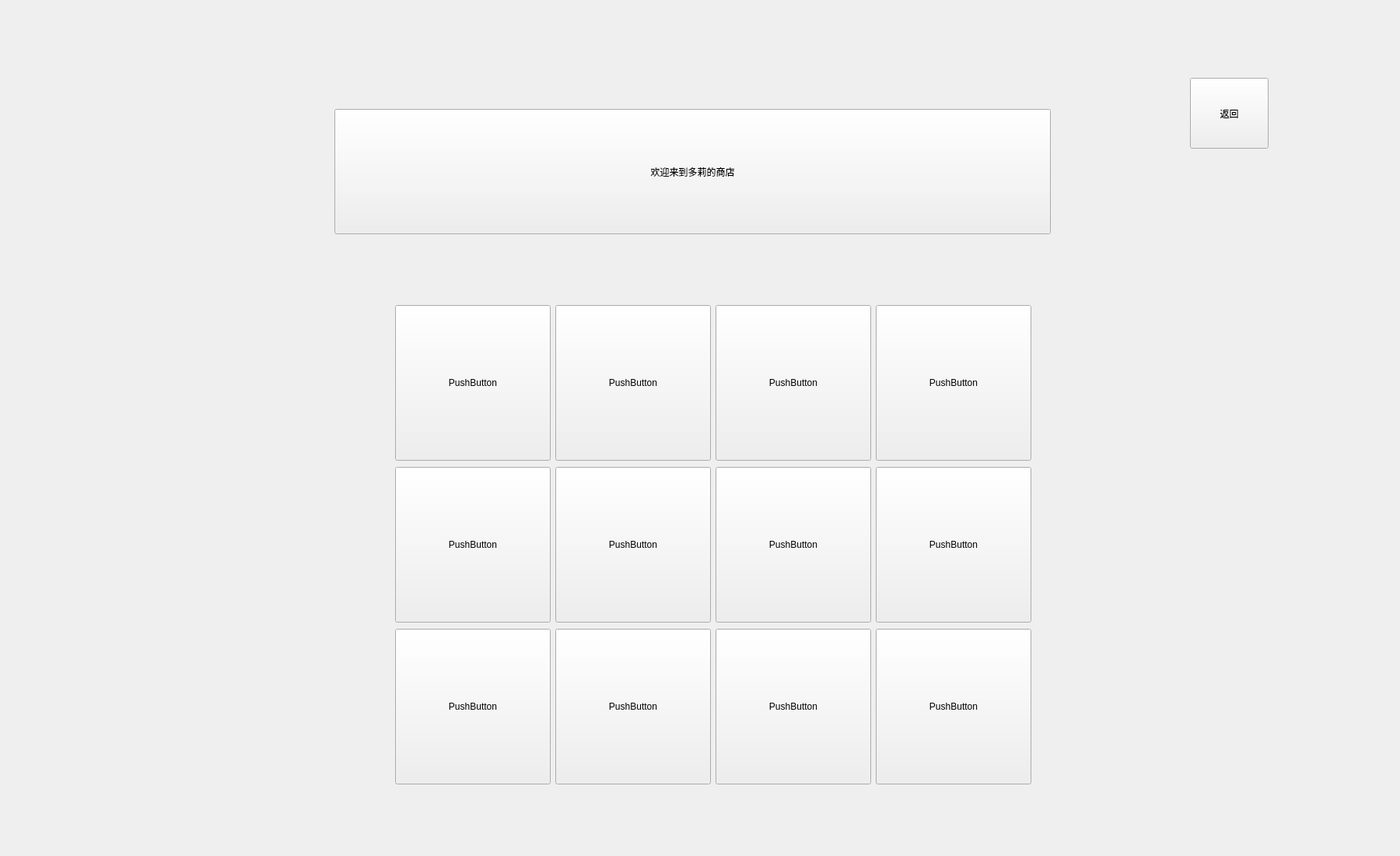
<?xml version="1.0" encoding="UTF-8"?>
<ui version="4.0">
 <class>Equipment</class>
 <widget class="QWidget" name="Equipment">
  <property name="geometry">
   <rect>
    <x>0</x>
    <y>0</y>
    <width>1800</width>
    <height>1100</height>
   </rect>
  </property>
  <property name="minimumSize">
   <size>
    <width>1800</width>
    <height>1100</height>
   </size>
  </property>
  <property name="maximumSize">
   <size>
    <width>1800</width>
    <height>1100</height>
   </size>
  </property>
  <property name="windowTitle">
   <string>Form</string>
  </property>
  <widget class="QPushButton" name="pushButton_19">
   <property name="geometry">
    <rect>
     <x>430</x>
     <y>140</y>
     <width>921</width>
     <height>161</height>
    </rect>
   </property>
   <property name="styleSheet">
    <string notr="true">font: 24pt &quot;华文行楷&quot;;</string>
   </property>
   <property name="text">
    <string>欢迎来到多莉的商店</string>
   </property>
  </widget>
  <widget class="QPushButton" name="returnButton">
   <property name="geometry">
    <rect>
     <x>1530</x>
     <y>100</y>
     <width>101</width>
     <height>91</height>
    </rect>
   </property>
   <property name="styleSheet">
    <string notr="true">font: 18pt &quot;楷体&quot;;
</string>
   </property>
   <property name="text">
    <string>返回</string>
   </property>
  </widget>
  <widget class="QWidget" name="layoutWidget">
   <property name="geometry">
    <rect>
     <x>300</x>
     <y>390</y>
     <width>1234</width>
     <height>620</height>
    </rect>
   </property>
   <layout class="QGridLayout" name="gridLayout">
    <item row="0" column="0">
     <layout class="QHBoxLayout" name="horizontalLayout">
      <item>
       <widget class="QPushButton" name="pushButton">
        <property name="minimumSize">
         <size>
          <width>200</width>
          <height>200</height>
         </size>
        </property>
        <property name="maximumSize">
         <size>
          <width>200</width>
          <height>200</height>
         </size>
        </property>
        <property name="text">
         <string>PushButton</string>
        </property>
       </widget>
      </item>
      <item>
       <widget class="QPushButton" name="pushButton_3">
        <property name="minimumSize">
         <size>
          <width>200</width>
          <height>200</height>
         </size>
        </property>
        <property name="maximumSize">
         <size>
          <width>200</width>
          <height>200</height>
         </size>
        </property>
        <property name="text">
         <string>PushButton</string>
        </property>
       </widget>
      </item>
      <item>
       <widget class="QPushButton" name="pushButton_4">
        <property name="minimumSize">
         <size>
          <width>200</width>
          <height>200</height>
         </size>
        </property>
        <property name="maximumSize">
         <size>
          <width>200</width>
          <height>200</height>
         </size>
        </property>
        <property name="text">
         <string>PushButton</string>
        </property>
       </widget>
      </item>
      <item>
       <widget class="QPushButton" name="pushButton_5">
        <property name="minimumSize">
         <size>
          <width>200</width>
          <height>200</height>
         </size>
        </property>
        <property name="maximumSize">
         <size>
          <width>200</width>
          <height>200</height>
         </size>
        </property>
        <property name="text">
         <string>PushButton</string>
        </property>
       </widget>
      </item>
     </layout>
    </item>
    <item row="1" column="0">
     <layout class="QHBoxLayout" name="horizontalLayout_2">
      <item>
       <widget class="QPushButton" name="pushButton_6">
        <property name="minimumSize">
         <size>
          <width>200</width>
          <height>200</height>
         </size>
        </property>
        <property name="maximumSize">
         <size>
          <width>200</width>
          <height>200</height>
         </size>
        </property>
        <property name="text">
         <string>PushButton</string>
        </property>
       </widget>
      </item>
      <item>
       <widget class="QPushButton" name="pushButton_9">
        <property name="minimumSize">
         <size>
          <width>200</width>
          <height>200</height>
         </size>
        </property>
        <property name="maximumSize">
         <size>
          <width>200</width>
          <height>200</height>
         </size>
        </property>
        <property name="text">
         <string>PushButton</string>
        </property>
       </widget>
      </item>
      <item>
       <widget class="QPushButton" name="pushButton_10">
        <property name="minimumSize">
         <size>
          <width>200</width>
          <height>200</height>
         </size>
        </property>
        <property name="maximumSize">
         <size>
          <width>200</width>
          <height>200</height>
         </size>
        </property>
        <property name="text">
         <string>PushButton</string>
        </property>
       </widget>
      </item>
      <item>
       <widget class="QPushButton" name="pushButton_11">
        <property name="minimumSize">
         <size>
          <width>200</width>
          <height>200</height>
         </size>
        </property>
        <property name="maximumSize">
         <size>
          <width>200</width>
          <height>200</height>
         </size>
        </property>
        <property name="text">
         <string>PushButton</string>
        </property>
       </widget>
      </item>
     </layout>
    </item>
    <item row="2" column="0">
     <layout class="QHBoxLayout" name="horizontalLayout_3">
      <item>
       <widget class="QPushButton" name="pushButton_13">
        <property name="minimumSize">
         <size>
          <width>200</width>
          <height>200</height>
         </size>
        </property>
        <property name="maximumSize">
         <size>
          <width>200</width>
          <height>200</height>
         </size>
        </property>
        <property name="text">
         <string>PushButton</string>
        </property>
       </widget>
      </item>
      <item>
       <widget class="QPushButton" name="pushButton_15">
        <property name="minimumSize">
         <size>
          <width>200</width>
          <height>200</height>
         </size>
        </property>
        <property name="maximumSize">
         <size>
          <width>200</width>
          <height>200</height>
         </size>
        </property>
        <property name="text">
         <string>PushButton</string>
        </property>
       </widget>
      </item>
      <item>
       <widget class="QPushButton" name="pushButton_16">
        <property name="minimumSize">
         <size>
          <width>200</width>
          <height>200</height>
         </size>
        </property>
        <property name="maximumSize">
         <size>
          <width>200</width>
          <height>200</height>
         </size>
        </property>
        <property name="text">
         <string>PushButton</string>
        </property>
       </widget>
      </item>
      <item>
       <widget class="QPushButton" name="pushButton_17">
        <property name="minimumSize">
         <size>
          <width>200</width>
          <height>200</height>
         </size>
        </property>
        <property name="maximumSize">
         <size>
          <width>200</width>
          <height>200</height>
         </size>
        </property>
        <property name="text">
         <string>PushButton</string>
        </property>
       </widget>
      </item>
     </layout>
    </item>
   </layout>
  </widget>
 </widget>
 <resources/>
 <connections/>
</ui>
